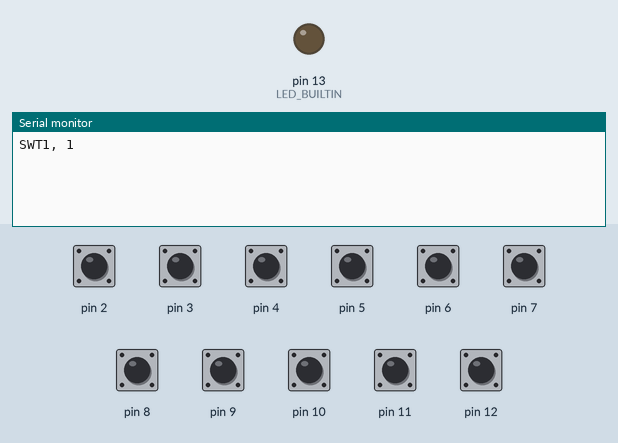
Recording of a program running on a simulated Arduino Nano, built with avr-gcc and run on an emulated ATmega328P. On the bench: output pins drawn as LEDs (lit = HIGH), the last lines printed to the serial monitor. Inputs (shaded band) come from the test bench; at power-on: pin 2–12 HIGH.

Above: at 1.2 s.
1.3 s: pin 4 pulled LOW for 0.15 s
At 1.43 s:
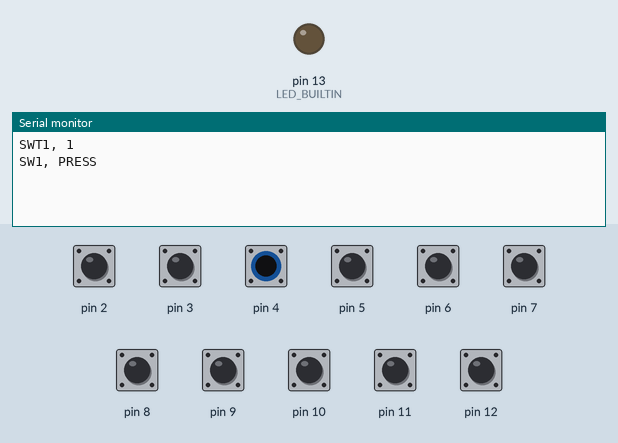
At 2.5 s:
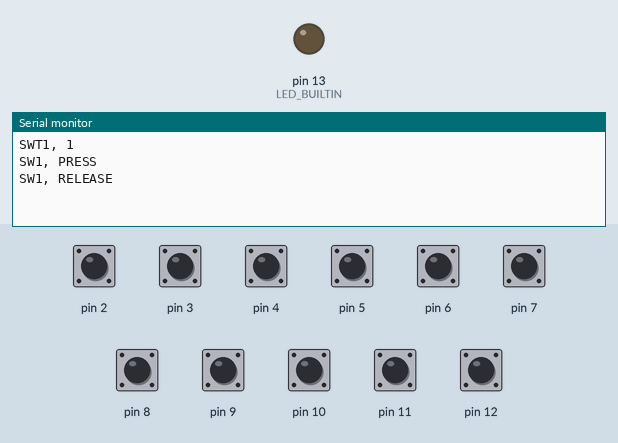

The program:

main.cpp
```cpp
#include <Arduino.h>
#include "compontentsHandler.h"
#include "pinMaster.h"

encoder *ENC1;
encoder *ENC2;
encoder *ENC3;
encoder *ENC4;

switch_t *SWT1;

void setup(){
  Serial.begin(9600);
  ENC1 = encoderInit(1, pENC1_CLK, pENC1_DT, pENC1_SW, true);
  ENC2 = encoderInit(2, pENC2_CLK, pENC2_DT, NO_SW, false);
  ENC3 = encoderInit(3, pENC3_CLK, pENC3_DT, NO_SW, false);
  ENC4 = encoderInit(4, pENC4_CLK, pENC4_DT, pENC4_SW, true);

  SWT1 = switchInit(1, pSWTCH_MODE);

  switchReport(SWT1, true);

  pinMode(LED_BUILTIN, OUTPUT);
}

void loop() {
  encoderRead(ENC1);
  encoderRead(ENC2);
  encoderRead(ENC3);
  encoderRead(ENC4);

  encoderProcess(ENC1);
  encoderProcess(ENC2);
  encoderProcess(ENC3);
  encoderProcess(ENC4);

  switchReport(SWT1, false);
}
```

compontentsHandler.cpp
```cpp
#include <Arduino.h>
#include "compontentsHandler.h"

static unsigned long switchLastAction = 0;

encoder* encoderInit(int passId, uint8_t pinClk, uint8_t pinDt, uint8_t pinSw, bool Sw){
  encoder *retEnc = (encoder *)calloc(1, sizeof(encoder));
  retEnc->id = passId;
  retEnc->pinClk = pinClk;
  retEnc->pinDt = pinDt;
  pinMode(pinClk, INPUT_PULLUP);
  pinMode(pinDt, INPUT_PULLUP);
  if (Sw){
    retEnc->pinSw = pinSw;
    pinMode(pinSw, INPUT_PULLUP);
    retEnc->hasSw = true;
    retEnc->sw = HIGH;
    retEnc->lastSw = HIGH;
  } else {
    retEnc->pinSw = 0;
    retEnc->hasSw = false;
    retEnc->position = 0;
  }

  return retEnc;
}

void encoderRead(encoder *enc){
  if(!enc){
    return;
  }
  enc->clk = digitalRead(enc->pinClk);
  enc->dt = digitalRead(enc->pinDt);
  if (enc->hasSw){
    enc->sw = digitalRead(enc->pinSw);
  }
  return;
}

void encoderReport(encoder* enc, bool positive){
  if (!enc) return;

  unsigned long now = micros();
  bool fast = (enc->lastStep != 0 && now - enc->lastStep < 40000);

  Serial.print("ENC");
  Serial.print(enc->id);
  if (positive) Serial.println(fast ? "++" : "+");
  else          Serial.println(fast ? "--" : "-");

  enc->lastStep = now;
  return;
}

bool encoderProcess(encoder* enc){ // Logic for rotation as per a full cycle of 4 + switch logic
  if (!enc) return false;

  int state = (enc->clk << 1) | enc->dt;
  int lastState = (enc->lastClk << 1) | enc->lastDt;

  if (state != lastState){
    if ((lastState == 3 && state == 1) || // Clk fall, Data awaits
        (lastState == 1 && state == 0) || // Data falls after clk did
        (lastState == 0 && state == 2) || // Clk raises back
        (lastState == 2 && state == 3)) { // Data follows
      enc->position++;
    } else
    if ((lastState == 3 && state == 2) ||
        (lastState == 2 && state == 0) ||
        (lastState == 0 && state == 1) ||
        (lastState == 1 && state == 3)) {
      enc->position--;
    }

    if (enc->position >= 4){
      encoderReport(enc, true);
      enc->position = 0;
    } else if (enc->position <= -4){
      encoderReport(enc, false);
      enc->position = 0;
    }
  }
  enc->lastClk = enc->clk;
  enc->lastDt = enc->dt;

  // Rotation logic block over

  if (enc->hasSw == false){
    return true;
  }

  if (enc->lastSw != enc->sw){
    digitalWrite(LED_BUILTIN, HIGH);
    digitalWrite(LED_BUILTIN, LOW);

    if (enc->sw == LOW){
      Serial.print("SW"); Serial.print(enc->id); Serial.println(", PRESS");
    } else if (enc->sw == HIGH){
      Serial.print("SW"); Serial.print(enc->id); Serial.println(", RELEASE");
    }

    enc->lastSw = enc->sw;
  }
  return true;
}

switch_t* switchInit(uint8_t id, uint8_t pin){
  switch_t* sw = (switch_t*)malloc(sizeof(switch_t));
  if (!sw) return NULL;

  sw->id = id;
  sw->pin = pin;
  pinMode(pin, INPUT_PULLUP);
  sw->state = digitalRead(id);
  sw->lastState = sw->state;

  return sw;
}

bool switchReport(switch_t* sw, bool forcedReport){
  if (!sw || sw->id == 0) return false;

  unsigned long now = micros();
  if (switchLastAction != 0 && now - switchLastAction < 100000){
    return false;
  }

  sw->state = digitalRead(sw->pin);

  if (forcedReport){
    Serial.print("SWT"); Serial.print(sw->id); Serial.print(", "); Serial.println(sw->state);
    sw->lastState = sw->state;
    return true;
  }

  if (sw->lastState != sw->state){
    Serial.print("SWT"); Serial.print(sw->id); Serial.print(", "); Serial.println(sw->state);
    sw->lastState = sw->state;
  }

  switchLastAction = now;

  return true;
}
```

compontentsHandler.h
```cpp
#ifndef COMPONENTS_HANDLER
#define COMPONENTS_HANDLER

typedef struct {
  int id;
  unsigned long lastStep;
  bool hasSw;
  uint8_t pinClk, pinDt, pinSw;
  int clk, dt, sw;
  int lastClk, lastDt, lastSw;
  int position;
} encoder;

typedef struct {
  uint8_t pin;
  uint8_t state;
  uint8_t lastState;
  uint8_t id;
} switch_t;


encoder* encoderInit(int passId, uint8_t pinClk, uint8_t pinDt, uint8_t pinSw, bool Sw);
void encoderRead(encoder *enc);
void encoderReport(encoder* enc, bool positive);
bool encoderProcess(encoder* enc);

switch_t* switchInit(uint8_t id, uint8_t pin);
bool switchReport(switch_t* sw, bool forcedReport);

#endif//COMPONENTS_HANDLER
```

pinMaster.h
```cpp
#ifndef PIN_MASTER
#define PIN_MASTER

#define NO_SW 0

#define pENC1_CLK 2
#define pENC1_DT 3
#define pENC1_SW 4

#define pENC2_CLK 5
#define pENC2_DT 6

#define pENC3_CLK 7
#define pENC3_DT 8

#define pENC4_CLK 9
#define pENC4_DT 10
#define pENC4_SW 11

#define pSWTCH_MODE 12

#endif//PIN_MASTER
```

Measured:
- after the input at 1.3 s, the serial monitor: prints a new line at once (image 1)
